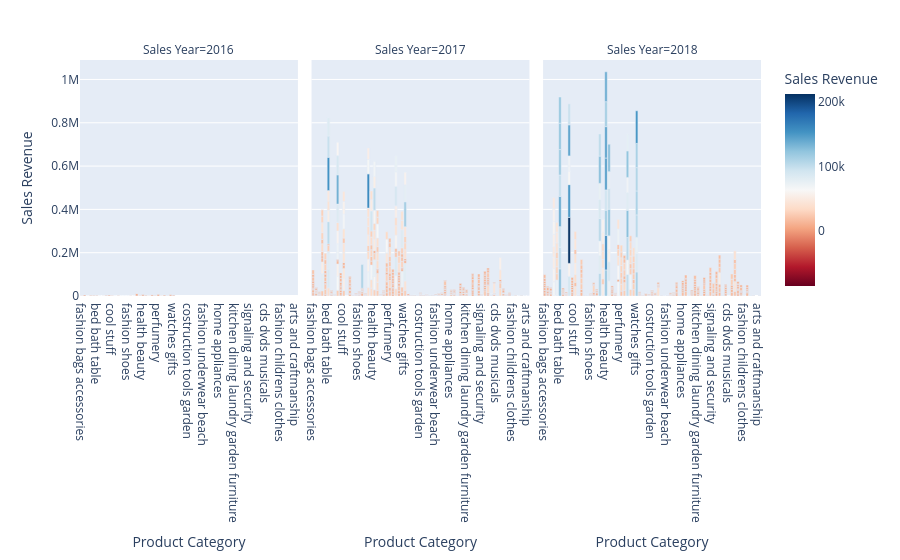

Notebook code cell kept with this figure:
### Code cell
# Plotting the bar chart (Still not ideal!)

fig = px.bar(total_rev, 
             x = 'Product Category', 
             y = 'Sales Revenue', 
             color = 'Sales Revenue', 
             facet_col = 'Sales Year',  # Create a separate chart for each year of sales
             hover_data = ['Sales Revenue'],
             color_continuous_scale = 'RdBu',
             color_continuous_midpoint = np.average(total_rev['Sales Revenue'], 
                                                    weights = total_rev['Sales Revenue']))

fig.show()

### Figure 1 — Plotly figure (JSON) as saved in the notebook; plotly's stock layout.template omitted (floating-point values rounded to 4 significant figures; data arrays with more than 128 entries replaced by an {"elided": "..."} marker saying what was removed)
{"data": [{"alignmentgroup": "True", "hovertemplate": "Sales Year=2016<br>Product Category=%{x}<br>Sales Revenue=%{marker.color}<extra></extra>", "legendgroup": "", "marker": {"color": [19.62, 4675.0, 183.0, 2717.0, 2344.0, 2292.0, 144.5, 299.8, 2397.0, 4089.0, 1335.0, 151.0, 1348.0, 69.63, 738.8, 35.86, 40.95, 774.5, 96.23, 11710.0, 1465.0, 6062.0, 2737.0, 640.8, 4956.0, 1588.0, 7202.0, 775.9, 3927.0, 742.8, 5671.0, 3468.0, 272.5, 75.06], "coloraxis": "coloraxis", "pattern": {"shape": ""}}, "name": "", "offsetgroup": "", "orientation": "v", "showlegend": false, "textposition": "auto", "type": "bar", "x": ["fashion bags accessories", "air conditioning", "audio", "auto", "baby", "bed bath table", "books general interest", "books technical", "computers accessories", "consoles games", "cool stuff", "diapers and hygiene", "electronics", "fashio female clothing", "fashion bags accessories", "fashion male clothing", "fashion shoes", "fixed telephony", "food", "furniture decor", "garden tools", "health beauty", "housewares", "industry commerce and business", "market place", "office furniture", "perfumery", "pet shop", "sports leisure", "telephony", "toys", "watches gifts", "furniture decor", "telephony"], "xaxis": "x", "y": [19.62, 4675.0, 183.0, 2717.0, 2344.0, 2292.0, 144.5, 299.8, 2397.0, 4089.0, 1335.0, 151.0, 1348.0, 69.63, 738.8, 35.86, 40.95, 774.5, 96.23, 11710.0, 1465.0, 6062.0, 2737.0, 640.8, 4956.0, 1588.0, 7202.0, 775.9, 3927.0, 742.8, 5671.0, 3468.0, 272.5, 75.06], "yaxis": "y"}, {"alignmentgroup": "True", "hovertemplate": "Sales Year=2017<br>Product Category=%{x}<br>Sales Revenue=%{marker.color}<extra></extra>", "legendgroup": "", "marker": {"color": {"elided": "700 float values"}, "coloraxis": "coloraxis", "pattern": {"shape": ""}}, "name": "", "offsetgroup": "", "orientation": "v", "showlegend": false, "textposition": "auto", "type": "bar", "x": {"elided": "700 str values"}, "xaxis": "x2", "y": {"elided": "700 float values"}, "yaxis": "y2"}, {"alignmentgroup": "True", "hovertemplate": "Sales Year=2018<br>Product Category=%{x}<br>Sales Revenue=%{marker.color}<extra></extra>", "legendgroup": "", "marker": {"color": {"elided": "518 float values"}, "coloraxis": "coloraxis", "pattern": {"shape": ""}}, "name": "", "offsetgroup": "", "orientation": "v", "showlegend": false, "textposition": "auto", "type": "bar", "x": {"elided": "518 str values"}, "xaxis": "x3", "y": {"elided": "518 float values"}, "yaxis": "y3"}], "layout": {"annotations": [{"font": {}, "showarrow": false, "text": "Sales Year=2016", "x": 0.16, "xanchor": "center", "xref": "paper", "y": 1, "yanchor": "bottom", "yref": "paper"}, {"font": {}, "showarrow": false, "text": "Sales Year=2017", "x": 0.5, "xanchor": "center", "xref": "paper", "y": 1, "yanchor": "bottom", "yref": "paper"}, {"font": {}, "showarrow": false, "text": "Sales Year=2018", "x": 0.84, "xanchor": "center", "xref": "paper", "y": 1, "yanchor": "bottom", "yref": "paper"}], "barmode": "relative", "coloraxis": {"cmid": 63850.0, "colorbar": {"title": {"text": "Sales Revenue"}}, "colorscale": [[0, "rgb(103,0,31)"], [0.1, "rgb(178,24,43)"], [0.2, "rgb(214,96,77)"], [0.3, "rgb(244,165,130)"], [0.4, "rgb(253,219,199)"], [0.5, "rgb(247,247,247)"], [0.6, "rgb(209,229,240)"], [0.7, "rgb(146,197,222)"], [0.8, "rgb(67,147,195)"], [0.9, "rgb(33,102,172)"], [1, "rgb(5,48,97)"]]}, "legend": {"tracegroupgap": 0}, "margin": {"t": 60}, "xaxis": {"anchor": "y", "domain": [0, 0.32], "title": {"text": "Product Category"}}, "xaxis2": {"anchor": "y2", "domain": [0.34, 0.66], "matches": "x", "title": {"text": "Product Category"}}, "xaxis3": {"anchor": "y3", "domain": [0.68, 1.0], "matches": "x", "title": {"text": "Product Category"}}, "yaxis": {"anchor": "x", "domain": [0, 1], "title": {"text": "Sales Revenue"}}, "yaxis2": {"anchor": "x2", "domain": [0, 1], "matches": "y", "showticklabels": false}, "yaxis3": {"anchor": "x3", "domain": [0, 1], "matches": "y", "showticklabels": false}}}
